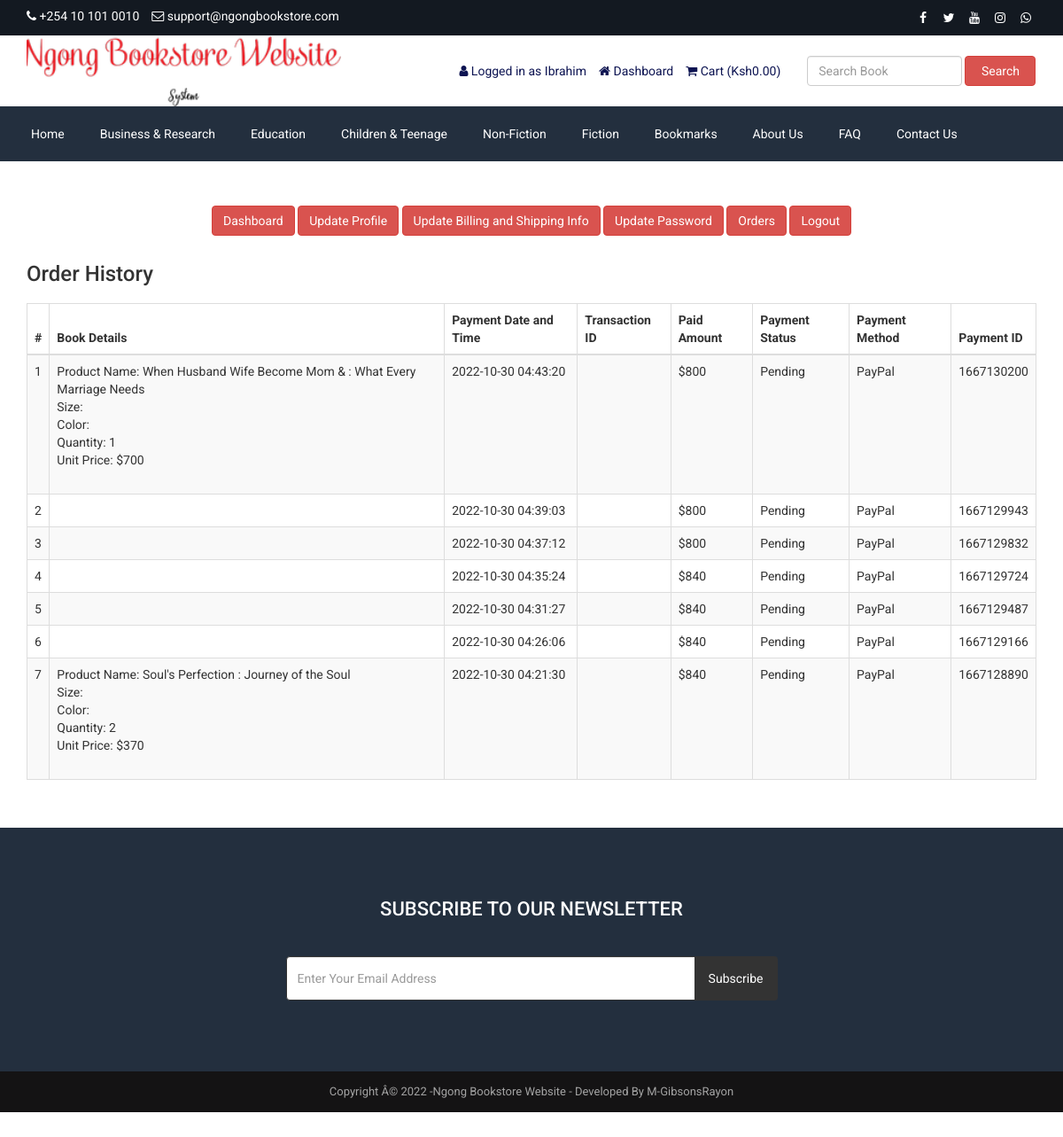
The app's page /customer-order.php (signed in) with its own data.
### tables this page shows
CREATE TABLE `tbl_settings` (
  `id` int(11) NOT NULL,
  `logo` varchar(100) NOT NULL,
  `favicon` varchar(100) NOT NULL,
  `footer_about` mediumtext NOT NULL,
  `footer_copyright` mediumtext NOT NULL,
  `contact_address` mediumtext NOT NULL,
  `contact_email` varchar(100) NOT NULL,
  `contact_phone` varchar(100) NOT NULL,
  `contact_fax` varchar(100) NOT NULL,
  `contact_map_iframe` mediumtext NOT NULL,
  `receive_email` varchar(100) NOT NULL,
  `receive_email_subject` varchar(50) NOT NULL,
  `receive_email_thank_you_message` mediumtext NOT NULL,
  `forget_password_message` mediumtext NOT NULL,
  `total_recent_post_footer` int(10) NOT NULL,
  `total_popular_post_footer` int(10) NOT NULL,
  `total_recent_post_sidebar` int(11) NOT NULL,
  `total_popular_post_sidebar` int(11) NOT NULL,
  `total_featured_product_home` int(11) NOT NULL,
  `total_latest_product_home` int(11) NOT NULL,
  `total_popular_product_home` int(11) NOT NULL,
  `meta_title_home` mediumtext NOT NULL,
  `meta_keyword_home` mediumtext NOT NULL,
  `meta_description_home` mediumtext NOT NULL,
  `banner_login` varchar(255) NOT NULL,
  `banner_registration` varchar(255) NOT NULL,
  `banner_forget_password` varchar(255) NOT NULL,
  `banner_reset_password` varchar(255) NOT NULL,
  `banner_search` varchar(150) NOT NULL,
  `banner_cart` varchar(100) NOT NULL,
  `banner_checkout` varchar(100) NOT NULL,
  `banner_product_category` varchar(255) NOT NULL,
  `banner_blog` varchar(150) NOT NULL,
  `cta_title` varchar(200) NOT NULL,
  `cta_content` mediumtext NOT NULL,
  `cta_read_more_text` varchar(100) NOT NULL,
  `cta_read_more_url` varchar(100) NOT NULL,
  `cta_photo` varchar(255) NOT NULL,
  `featured_product_title` varchar(100) NOT NULL,
  `featured_product_subtitle` varchar(100) NOT NULL,
  `latest_product_title` varchar(100) NOT NULL,
  `latest_product_subtitle` varchar(255) NOT NULL,
  `popular_product_title` varchar(50) NOT NULL,
  `popular_product_subtitle` varchar(100) NOT NULL,
  `testimonial_title` varchar(255) NOT NULL,
  `testimonial_subtitle` varchar(255) NOT NULL,
  `testimonial_photo` varchar(255) NOT NULL,
  `blog_title` varchar(50) NOT NULL,
  `blog_subtitle` varchar(100) NOT NULL,
  `newsletter_text` mediumtext NOT NULL,
  `paypal_email` varchar(100) NOT NULL,
  `stripe_public_key` varchar(255) NOT NULL,
  `stripe_secret_key` varchar(100) NOT NULL,
  `bank_detail` mediumtext NOT NULL,
  `before_head` mediumtext NOT NULL,
  `after_body` mediumtext NOT NULL,
  `before_body` mediumtext NOT NULL,
  `home_service_on_off` int(11) NOT NULL,
  `home_welcome_on_off` int(11) NOT NULL,
  `home_featured_product_on_off` int(11) NOT NULL,
  `home_latest_product_on_off` int(11) NOT NULL,
  `home_popular_product_on_off` int(11) NOT NULL,
  `home_testimonial_on_off` int(11) NOT NULL,
  `home_blog_on_off` int(11) NOT NULL,
  `newsletter_on_off` int(11) NOT NULL,
  `ads_above_welcome_on_off` int(1) NOT NULL,
  `ads_above_featured_product_on_off` int(1) NOT NULL,
  `ads_above_latest_product_on_off` int(1) NOT NULL,
  `ads_above_popular_product_on_off` int(1) NOT NULL,
  `ads_above_testimonial_on_off` int(1) NOT NULL,
  `ads_category_sidebar_on_off` int(1) NOT NULL
);

CREATE TABLE `tbl_social` (
  `social_id` int(11) NOT NULL,
  `social_name` varchar(30) NOT NULL,
  `social_url` varchar(255) NOT NULL,
  `social_icon` varchar(30) NOT NULL
);

CREATE TABLE `tbl_top_category` (
  `tcat_id` int(11) NOT NULL,
  `tcat_name` varchar(255) NOT NULL,
  `show_on_menu` int(1) NOT NULL
);

CREATE TABLE `tbl_page` (
  `id` int(11) NOT NULL,
  `about_title` varchar(255) NOT NULL,
  `about_content` mediumtext NOT NULL,
  `about_banner` varchar(255) NOT NULL,
  `about_meta_title` varchar(255) NOT NULL,
  `about_meta_keyword` mediumtext NOT NULL,
  `about_meta_description` mediumtext NOT NULL,
  `faq_title` varchar(255) NOT NULL,
  `faq_banner` varchar(255) NOT NULL,
  `faq_meta_title` varchar(255) NOT NULL,
  `faq_meta_keyword` mediumtext NOT NULL,
  `faq_meta_description` mediumtext NOT NULL,
  `blog_title` varchar(255) NOT NULL,
  `blog_banner` varchar(255) NOT NULL,
  `blog_meta_title` varchar(255) NOT NULL,
  `blog_meta_keyword` mediumtext NOT NULL,
  `blog_meta_description` mediumtext NOT NULL,
  `contact_title` varchar(255) NOT NULL,
  `contact_banner` varchar(255) NOT NULL,
  `contact_meta_title` varchar(255) NOT NULL,
  `contact_meta_keyword` mediumtext NOT NULL,
  `contact_meta_description` mediumtext NOT NULL,
  `pgallery_title` varchar(255) NOT NULL,
  `pgallery_banner` varchar(255) NOT NULL,
  `pgallery_meta_title` varchar(255) NOT NULL,
  `pgallery_meta_keyword` mediumtext NOT NULL,
  `pgallery_meta_description` mediumtext NOT NULL,
  `vgallery_title` varchar(255) NOT NULL,
  `vgallery_banner` varchar(255) NOT NULL,
  `vgallery_meta_title` varchar(255) NOT NULL,
  `vgallery_meta_keyword` mediumtext NOT NULL,
  `vgallery_meta_description` mediumtext NOT NULL
);

CREATE TABLE `tbl_payment` (
  `id` int(11) NOT NULL,
  `customer_id` int(11) NOT NULL,
  `customer_name` varchar(255) NOT NULL,
  `customer_email` varchar(255) NOT NULL,
  `payment_date` varchar(50) NOT NULL,
  `txnid` varchar(255) NOT NULL,
  `paid_amount` int(11) NOT NULL,
  `card_number` varchar(50) NOT NULL,
  `card_cvv` varchar(10) NOT NULL,
  `card_month` varchar(10) NOT NULL,
  `card_year` varchar(10) NOT NULL,
  `bank_transaction_info` mediumtext NOT NULL,
  `payment_method` varchar(20) NOT NULL,
  `payment_status` varchar(25) NOT NULL,
  `shipping_status` varchar(20) NOT NULL,
  `payment_id` varchar(255) NOT NULL
);

CREATE TABLE `tbl_order` (
  `id` int(11) NOT NULL,
  `product_id` int(11) NOT NULL,
  `product_name` varchar(255) NOT NULL,
  `quantity` varchar(50) NOT NULL,
  `unit_price` varchar(50) NOT NULL,
  `payment_id` varchar(255) NOT NULL
);

### customer-order.php (the view, shortened to what the rows shown need)
<?php require_once('header.php'); ?>
<div class="page">
    <div class="container">
        <div class="row">
            <div class="col-md-12">
                <div class="user-content">
                    <div class="table-responsive">
                        <table class="table table-bordered table-striped table-hover">
                            <thead>
                                <tr>
                                    <th><?php echo '#' ?></th>
                                    <th><?php echo LANG_VALUE_48; ?></th>
                                    <th><?php echo LANG_VALUE_27; ?></th>
                                    <th><?php echo LANG_VALUE_28; ?></th>
                                    <th><?php echo LANG_VALUE_29; ?></th>
                                    <th><?php echo LANG_VALUE_30; ?></th>
                                    <th><?php echo LANG_VALUE_31; ?></th>
                                    <th><?php echo LANG_VALUE_32; ?></th>
                                </tr>
                            </thead>
                            <tbody>
            <?php
            $limit = 10;
            $page = @$_GET['page'];
            if($page)
                $start = ($page - 1) * $limit;
            else
                $start = 0;
            $statement = $pdo->prepare("SELECT * FROM tbl_payment WHERE customer_email=? ORDER BY id DESC LIMIT $start, $limit");
            $statement->execute(array($_SESSION['customer']['cust_email']));
            $result = $statement->fetchAll(PDO::FETCH_ASSOC);
            if ($page == 0) $page = 1;
            ?>
                                <?php
                                $tip = $page*10-10;
                                foreach ($result as $row) {
                                    $tip++;
                                    ?>
                                    <tr>
                                        <td><?php echo $tip; ?></td>
                                        <td>
                                            <?php
                                            $statement1 = $pdo->prepare("SELECT * FROM tbl_order WHERE payment_id=?");
                                            $statement1->execute(array($row['payment_id']));
                                            $result1 = $statement1->fetchAll(PDO::FETCH_ASSOC);
                                            foreach ($result1 as $row1) {
                                                echo 'Product Name: '.$row1['product_name'];
                                                echo '<br>Size: '.$row1['size'];
                                                echo '<br>Color: '.$row1['color'];
                                                echo '<br>Quantity: '.$row1['quantity'];
                                                echo '<br>Unit Price: $'.$row1['unit_price'];
                                                echo '<br><br>';
                                            }
                                            ?>
                                        </td>
                                        <td><?php echo $row['payment_date']; ?></td>
                                        <td><?php echo $row['txnid']; ?></td>
                                        <td><?php echo '$'.$row['paid_amount']; ?></td>
                                        <td><?php echo $row['payment_status']; ?></td>
                                        <td><?php echo $row['payment_method']; ?></td>
                                        <td><?php echo $row['payment_id']; ?></td>
                                    </tr>
                                    <?php
                                }
                                ?>
                            </tbody>
                        </table>
                </div>
            </div>
        </div>
    </div>
</div>
<?php require_once('footer.php'); ?>

### header.php (shortened to what the rows shown need)
<?php
include("admin/inc/config.php");
$statement = $pdo->prepare("SELECT * FROM tbl_settings WHERE id=1");
$statement->execute();
$result = $statement->fetchAll(PDO::FETCH_ASSOC);
foreach ($result as $row)
{
	$logo = $row['logo'];
	$contact_email = $row['contact_email'];
	$contact_phone = $row['contact_phone'];
}
$current_date_time = date('Y-m-d H:i:s');
$statement = $pdo->prepare("SELECT * FROM tbl_payment WHERE payment_status=?");
$statement->execute(array('Pending'));
$result = $statement->fetchAll(PDO::FETCH_ASSOC);
foreach ($result as $row) {
	$ts1 = strtotime($row['payment_date']);
	$ts2 = strtotime($current_date_time);
	$diff = $ts2 - $ts1;
	$time = $diff/(3600);
	if($time>24) {
		$statement1 = $pdo->prepare("SELECT * FROM tbl_order WHERE payment_id=?");
		$statement1->execute(array($row['payment_id']));
		$result1 = $statement1->fetchAll(PDO::FETCH_ASSOC);
	}
}
?>
<!DOCTYPE html>
<html lang="en">
<head>
    <link rel="stylesheet" href="assets/css/bootstrap.min.css">
    <link rel="stylesheet" href="assets/css/font-awesome.min.css">
    <link rel="stylesheet" href="assets/css/owl.carousel.min.css">
    <link rel="stylesheet" href="assets/css/owl.theme.default.min.css">
    <link rel="stylesheet" href="assets/css/jquery.bxslider.min.css">
    <link rel="stylesheet" href="assets/css/magnific-popup.css">
    <link rel="stylesheet" href="assets/css/rating.css">
    <link rel="stylesheet" href="assets/css/spacing.css">
    <link rel="stylesheet" href="assets/css/bootstrap-touch-slider.css">
    <link rel="stylesheet" href="assets/css/animate.min.css">
    <link rel="stylesheet" href="assets/css/tree-menu.css">
    <link rel="stylesheet" href="assets/css/select2.min.css">
    <link rel="stylesheet" href="assets/css/main.css">
    <link rel="stylesheet" href="assets/css/responsive.css">
    <?php
	$statement = $pdo->prepare("SELECT * FROM tbl_page WHERE id=1");
	$statement->execute();
	$result = $statement->fetchAll(PDO::FETCH_ASSOC);
		?>
</head>
<body>
    <div class="top">
        <div class="container">
            <div class="row">
                <div class="col-md-6 col-sm-6 col-xs-12">
                    <div class="left">
                        <ul>
                            <li><i class="fa fa-phone"></i> <?php echo $contact_phone; ?></li>
                            <li><i class="fa fa-envelope-o"></i> <?php echo $contact_email; ?></li>
                        </ul>
                    </div>
                </div>
                <div class="col-md-6 col-sm-6 col-xs-12">
                    <div class="right">
                        <ul>
                            <?php
						$statement = $pdo->prepare("SELECT * FROM tbl_social");
						$statement->execute();
						$result = $statement->fetchAll(PDO::FETCH_ASSOC);
						foreach ($result as $row) {
							?>
                            <?php if($row['social_url'] != ''): ?>
                            <li><a href="<?php echo $row['social_url']; ?>"><i
                                        class="<?php echo $row['social_icon']; ?>"></i></a></li>
                            <?php endif; ?>
                            <?php
						}
						?>
                        </ul>
                    </div>
                </div>
            </div>
        </div>
    </div>
    <div class="header">
        <div class="container">
            <div class="row inner">
                <div class="col-md-4 logo">
                    <a href="index.php"><img src="assets/uploads/<?php echo $logo; ?>" alt="logo image"></a>
                </div>
            </div>
        </div>
    </div>
    <div class="nav">
        <div class="container">
            <div class="row">
                <div class="col-md-12 pl_0 pr_0">
                    <div class="menu-container">
                        <div class="menu">
                            <ul>
                                <?php
							$statement = $pdo->prepare("SELECT * FROM tbl_top_category WHERE show_on_menu=1");
							$statement->execute();
							$result = $statement->fetchAll(PDO::FETCH_ASSOC);
							foreach ($result as $row) {
								?>
                                <li><a
                                        href="product-category.php?id=<?php echo $row['tcat_id']; ?>&type=top-category"><?php echo $row['tcat_name']; ?></a>
                                </li>
                                <?php
							}
							?>
                                <?php
							$statement = $pdo->prepare("SELECT * FROM tbl_page WHERE id=1");
							$statement->execute();
							$result = $statement->fetchAll(PDO::FETCH_ASSOC);
							foreach ($result as $row) {
								$about_title = $row['about_title'];
								$faq_title = $row['faq_title'];
								$contact_title = $row['contact_title'];
							}
							?>
                                <li><a href="about.php"><?php echo $about_title; ?></a></li>
                                <li><a href="faq.php"><?php echo $faq_title; ?></a></li>
                                <li><a href="contact.php"><?php echo $contact_title; ?></a></li>
                            </ul>
                        </div>
                    </div>
                </div>
            </div>
        </div>
    </div>

### footer.php (shortened to what the rows shown need)
<?php
$statement = $pdo->prepare("SELECT * FROM tbl_settings WHERE id=1");
$statement->execute();
$result = $statement->fetchAll(PDO::FETCH_ASSOC);
foreach ($result as $row)
{
	$footer_copyright = $row['footer_copyright'];
    $newsletter_on_off = $row['newsletter_on_off'];
}
?>
<?php if($newsletter_on_off == 1): ?>
<section class="home-newsletter">
    <div class="container">
        <div class="row">
            <div class="col-md-6 col-md-offset-3">
                <div class="single">
                    <form action="" method="post">
                        <h2><?php echo LANG_VALUE_93; ?></h2>
                </div>
            </div>
        </div>
    </div>
</section>
<?php endif; ?>
<div class="footer-bottom">
    <div class="container">
        <div class="row">
            <div class="col-md-12 copyright">
                <?php echo $footer_copyright; ?>
            </div>
        </div>
    </div>
</div>
</body>
</html>

### records on screen
tbl_settings: contact_phone "+254 10 101 0010", contact_email "support@ngongbookstore.com", logo (picture), footer_copyright "Copyright Â© 2022 -Ngong Bookstore Website - Developed By M-GibsonsRayon"
tbl_top_category: tcat_name "Business & Research"
tbl_top_category: tcat_name "Education"
tbl_top_category: tcat_name "Children & Teenage"
tbl_top_category: tcat_name "Non-Fiction"
tbl_top_category: tcat_name "Fiction"
tbl_top_category: tcat_name "Bookmarks"
tbl_page: about_title "About Us", faq_title "FAQ", contact_title "Contact Us"
tbl_payment: payment_date "2022-10-30 04:43:20", paid_amount "800", payment_status "Pending", payment_method "PayPal", payment "1667130200"
tbl_order: product_name "When Husband Wife Become Mom & : What Every Marriage Needs", quantity "1", unit_price "700"
tbl_payment: payment_date "2022-10-30 04:39:03", paid_amount "800", payment_status "Pending", payment_method "PayPal", payment "1667129943"
tbl_payment: payment_date "2022-10-30 04:37:12", paid_amount "800", payment_status "Pending", payment_method "PayPal", payment "1667129832"
tbl_payment: payment_date "2022-10-30 04:35:24", paid_amount "840", payment_status "Pending", payment_method "PayPal", payment "1667129724"
tbl_payment: payment_date "2022-10-30 04:31:27", paid_amount "840", payment_status "Pending", payment_method "PayPal", payment "1667129487"
tbl_payment: payment_date "2022-10-30 04:26:06", paid_amount "840", payment_status "Pending", payment_method "PayPal", payment "1667129166"
tbl_payment: payment_date "2022-10-30 04:21:30", paid_amount "840", payment_status "Pending", payment_method "PayPal", payment "1667128890"
tbl_order: product_name "Soul's Perfection : Journey of the Soul", quantity "2", unit_price "370"

### other values on screen
LANG_VALUE_13 "Logged in as"
$_SESSION['customer']['cust_name'] "Ibrahim"
LANG_VALUE_89 "Dashboard"
LANG_VALUE_18 "Cart"
LANG_VALUE_3 "Search"
LANG_VALUE_117 "Update Profile"
LANG_VALUE_88 "Update Billing and Shipping Info"
LANG_VALUE_99 "Update Password"
LANG_VALUE_24 "Orders"
LANG_VALUE_14 "Logout"
LANG_VALUE_25 "Order History"
LANG_VALUE_48 "Book Details"
LANG_VALUE_27 "Payment Date and Time"
LANG_VALUE_28 "Transaction ID"
LANG_VALUE_29 "Paid Amount"
